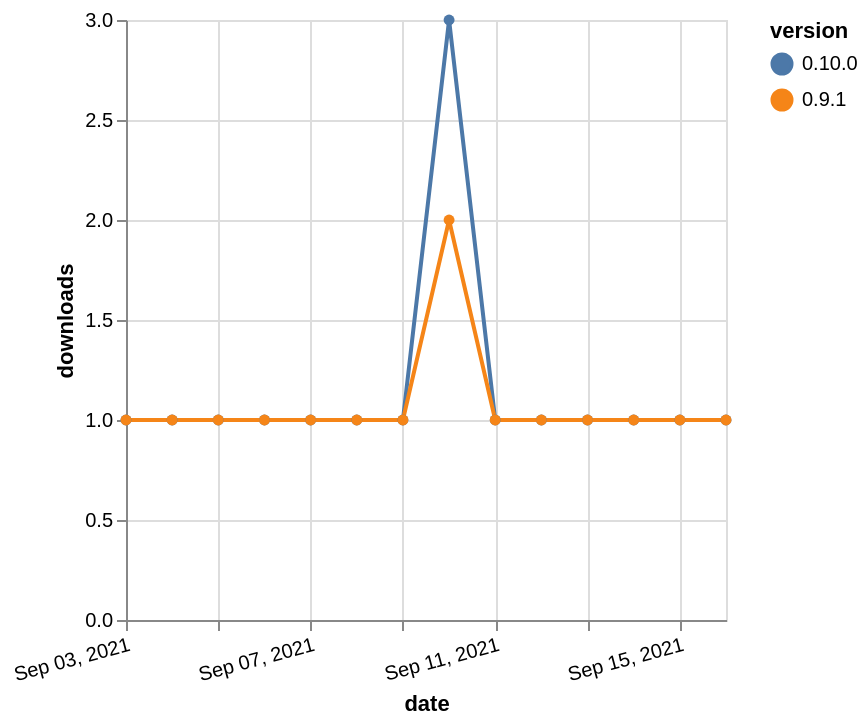

Source (Vega-Lite JSON):
### Vega-Lite specification from a JSON file in a GitHub repository (floating-point values rounded to 4 significant figures)
{"$schema": "https://vega.github.io/schema/vega-lite/v5.json", "description": "A simple bar chart with embedded data.", "data": {"values": [{"date": "2021-09-03", "total": 124, "delta": 1, "version": "0.10.0"}, {"date": "2021-09-04", "total": 125, "delta": 1, "version": "0.10.0"}, {"date": "2021-09-05", "total": 126, "delta": 1, "version": "0.10.0"}, {"date": "2021-09-06", "total": 127, "delta": 1, "version": "0.10.0"}, {"date": "2021-09-07", "total": 128, "delta": 1, "version": "0.10.0"}, {"date": "2021-09-08", "total": 129, "delta": 1, "version": "0.10.0"}, {"date": "2021-09-09", "total": 130, "delta": 1, "version": "0.10.0"}, {"date": "2021-09-10", "total": 133, "delta": 3, "version": "0.10.0"}, {"date": "2021-09-11", "total": 134, "delta": 1, "version": "0.10.0"}, {"date": "2021-09-12", "total": 135, "delta": 1, "version": "0.10.0"}, {"date": "2021-09-13", "total": 136, "delta": 1, "version": "0.10.0"}, {"date": "2021-09-14", "total": 137, "delta": 1, "version": "0.10.0"}, {"date": "2021-09-15", "total": 138, "delta": 1, "version": "0.10.0"}, {"date": "2021-09-16", "total": 139, "delta": 1, "version": "0.10.0"}, {"date": "2021-09-03", "total": 125, "delta": 1, "version": "0.9.1"}, {"date": "2021-09-04", "total": 126, "delta": 1, "version": "0.9.1"}, {"date": "2021-09-05", "total": 127, "delta": 1, "version": "0.9.1"}, {"date": "2021-09-06", "total": 128, "delta": 1, "version": "0.9.1"}, {"date": "2021-09-07", "total": 129, "delta": 1, "version": "0.9.1"}, {"date": "2021-09-08", "total": 130, "delta": 1, "version": "0.9.1"}, {"date": "2021-09-09", "total": 131, "delta": 1, "version": "0.9.1"}, {"date": "2021-09-10", "total": 133, "delta": 2, "version": "0.9.1"}, {"date": "2021-09-11", "total": 134, "delta": 1, "version": "0.9.1"}, {"date": "2021-09-12", "total": 135, "delta": 1, "version": "0.9.1"}, {"date": "2021-09-13", "total": 136, "delta": 1, "version": "0.9.1"}, {"date": "2021-09-14", "total": 137, "delta": 1, "version": "0.9.1"}, {"date": "2021-09-15", "total": 138, "delta": 1, "version": "0.9.1"}, {"date": "2021-09-16", "total": 139, "delta": 1, "version": "0.9.1"}]}, "width": "container", "mark": {"type": "line", "point": {"filled": true}}, "encoding": {"x": {"field": "date", "type": "temporal", "timeUnit": "yearmonthdate", "title": "date", "axis": {"labelAngle": -15}}, "y": {"field": "delta", "type": "quantitative", "title": "downloads"}, "color": {"field": "version", "type": "nominal"}, "tooltip": {"field": "delta"}}}
